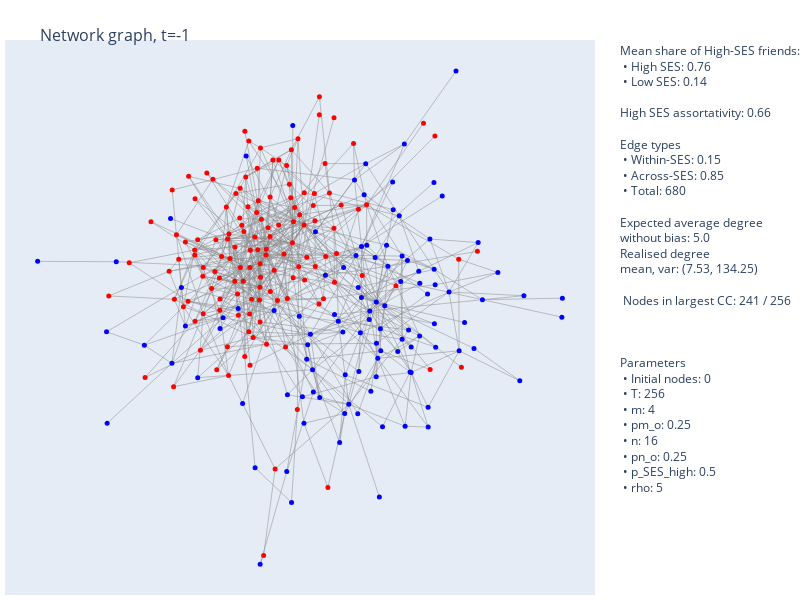

Source (notebook cell):
### Markdown cell above
# Actual work

### Code cell
# parameter selection

# initial nodes and time
initial_n = 0
T = 256

p = 0.25

# parent nodes and prob
m = 4
pm_o = p

# parent neighbours and prob
n = 16
pn_o = p

rho = 5

# p high SES
p_SES_high = 0.5

new_sim = JacksonSimulationV2(initial_n, T, m, pm_o, n, pn_o, p_SES_high, biased=True, rho=rho)

plotly_sim_drawing.plotly_draw(plotly_sim_drawing(), new_sim, -1, layout='spring', draw_largest_CC=True)

### Figure 1 — Plotly figure (JSON) as saved in the notebook; plotly's stock layout.template omitted (floating-point values rounded to 4 significant figures; data arrays with more than 128 entries replaced by an {"elided": "..."} marker saying what was removed)
{"data": [{"line": {"color": "#888", "width": 0.5}, "mode": "lines", "type": "scatter", "x": {"elided": "2040 float values"}, "y": {"elided": "2040 float values"}}, {"hoverinfo": "text", "marker": {"color": {"elided": "241 str values"}, "size": 5}, "mode": "markers", "text": {"elided": "241 str values"}, "type": "scatter", "x": {"elided": "241 float values"}, "y": {"elided": "241 float values"}}], "layout": {"annotations": [{"align": "left", "showarrow": false, "text": "Mean share of High-SES friends:<br> • High SES: 0.76<br> • Low SES: 0.14<br><br>High SES assortativity: 0.66<br><br>Edge types<br> • Within-SES: 0.15<br> • Across-SES: 0.85<br> • Total: 680<br><br>Expected average degree <br>without bias: 5.0<br>Realised degree <br>mean, var: (7.53, 134.25)<br><br> Nodes in largest CC: 241 / 256<br><br><br><br>Parameters<br> • Initial nodes: 0<br> • T: 256<br> • m: 4<br> • pm_o: 0.25<br> • n: 16<br> • pn_o: 0.25<br> • p_SES_high: 0.5<br> • rho: 5", "x": 1.35, "xref": "paper", "y": 1, "yref": "paper"}], "height": 600, "hovermode": "closest", "margin": {"b": 5, "l": 5, "r": 205, "t": 40}, "showlegend": false, "title": {"font": {"size": 16}, "text": "<br>Network graph, t=-1"}, "width": 800, "xaxis": {"showgrid": false, "showticklabels": false, "zeroline": false}, "yaxis": {"showgrid": false, "showticklabels": false, "zeroline": false}}}
